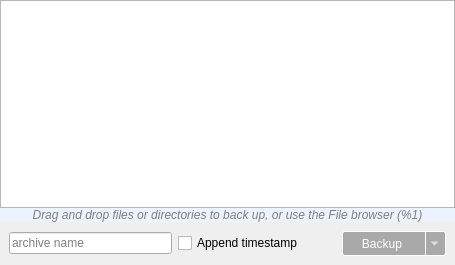
<?xml version="1.0" encoding="UTF-8"?>
<ui version="4.0">
 <class>BackupTabWidget</class>
 <widget class="QWidget" name="BackupTabWidget">
  <property name="geometry">
   <rect>
    <x>0</x>
    <y>0</y>
    <width>455</width>
    <height>265</height>
   </rect>
  </property>
  <layout class="QVBoxLayout" name="backupTabWidgetVerticalLayout">
   <property name="spacing">
    <number>0</number>
   </property>
   <property name="leftMargin">
    <number>0</number>
   </property>
   <property name="topMargin">
    <number>0</number>
   </property>
   <property name="rightMargin">
    <number>0</number>
   </property>
   <property name="bottomMargin">
    <number>0</number>
   </property>
   <item>
    <widget class="BackupListWidget" name="backupListWidget">
     <property name="contextMenuPolicy">
      <enum>Qt::ActionsContextMenu</enum>
     </property>
     <property name="acceptDrops">
      <bool>true</bool>
     </property>
     <property name="styleSheet">
      <string notr="true">#backupListWidget::item
{
selection-background-color: rgba(177,214,255,150);
}
</string>
     </property>
     <property name="tabKeyNavigation">
      <bool>false</bool>
     </property>
     <property name="alternatingRowColors">
      <bool>true</bool>
     </property>
     <property name="selectionMode">
      <enum>QAbstractItemView::ExtendedSelection</enum>
     </property>
     <property name="verticalScrollMode">
      <enum>QAbstractItemView::ScrollPerPixel</enum>
     </property>
     <property name="horizontalScrollMode">
      <enum>QAbstractItemView::ScrollPerPixel</enum>
     </property>
     <property name="layoutMode">
      <enum>QListView::Batched</enum>
     </property>
     <property name="uniformItemSizes">
      <bool>true</bool>
     </property>
     <property name="batchSize">
      <number>20</number>
     </property>
    </widget>
   </item>
   <item>
    <widget class="ElidedLabel" name="backupListInfoLabel">
     <property name="sizePolicy">
      <sizepolicy hsizetype="Ignored" vsizetype="Preferred">
       <horstretch>0</horstretch>
       <verstretch>0</verstretch>
      </sizepolicy>
     </property>
     <property name="font">
      <font>
       <italic>true</italic>
      </font>
     </property>
     <property name="toolTip">
      <string>Add files and directories using the File Browser &lt;span style=&quot;color:gray;font-size:small&quot;&gt;%1&lt;/span&gt;</string>
     </property>
     <property name="styleSheet">
      <string notr="true">QLabel {
color: gray;
background-color: rgba(237,243,254,255);
}</string>
     </property>
     <property name="text">
      <string>Drag and drop files or directories to back up, or use the File browser (%1)</string>
     </property>
     <property name="alignment">
      <set>Qt::AlignCenter</set>
     </property>
     <property name="elide" stdset="0">
      <string>Qt::ElideMiddle</string>
     </property>
    </widget>
   </item>
   <item>
    <widget class="QWidget" name="backupActionWidget" native="true">
     <property name="sizePolicy">
      <sizepolicy hsizetype="Preferred" vsizetype="Fixed">
       <horstretch>0</horstretch>
       <verstretch>0</verstretch>
      </sizepolicy>
     </property>
     <layout class="QHBoxLayout" name="backupActionWidgetHorizontalLayout">
      <item>
       <widget class="QLineEdit" name="backupNameLineEdit">
        <property name="sizePolicy">
         <sizepolicy hsizetype="Preferred" vsizetype="Fixed">
          <horstretch>0</horstretch>
          <verstretch>0</verstretch>
         </sizepolicy>
        </property>
        <property name="maximumSize">
         <size>
          <width>16777215</width>
          <height>16777215</height>
         </size>
        </property>
        <property name="toolTip">
         <string>Resulting Archive name</string>
        </property>
        <property name="text">
         <string notr="true"/>
        </property>
        <property name="placeholderText">
         <string>archive name</string>
        </property>
        <property name="clearButtonEnabled">
         <bool>true</bool>
        </property>
       </widget>
      </item>
      <item>
       <widget class="QCheckBox" name="appendTimestampCheckBox">
        <property name="sizePolicy">
         <sizepolicy hsizetype="Maximum" vsizetype="Fixed">
          <horstretch>0</horstretch>
          <verstretch>0</verstretch>
         </sizepolicy>
        </property>
        <property name="toolTip">
         <string>Append current timestamp to the backup name</string>
        </property>
        <property name="text">
         <string>Append timestamp</string>
        </property>
        <property name="checked">
         <bool>false</bool>
        </property>
       </widget>
      </item>
      <item>
       <spacer name="horizontalSpacer">
        <property name="orientation">
         <enum>Qt::Horizontal</enum>
        </property>
        <property name="sizeType">
         <enum>QSizePolicy::Maximum</enum>
        </property>
        <property name="sizeHint" stdset="0">
         <size>
          <width>20</width>
          <height>20</height>
         </size>
        </property>
       </spacer>
      </item>
      <item>
       <widget class="QLabel" name="backupDetailLabel">
        <property name="sizePolicy">
         <sizepolicy hsizetype="Maximum" vsizetype="Preferred">
          <horstretch>0</horstretch>
          <verstretch>0</verstretch>
         </sizepolicy>
        </property>
        <property name="toolTip">
         <string>Current backup selection stats</string>
        </property>
        <property name="styleSheet">
         <string notr="true">QLabel {
color: gray;
}</string>
        </property>
       </widget>
      </item>
      <item>
       <widget class="QToolButton" name="backupButton">
        <property name="enabled">
         <bool>false</bool>
        </property>
        <property name="sizePolicy">
         <sizepolicy hsizetype="Maximum" vsizetype="Fixed">
          <horstretch>0</horstretch>
          <verstretch>0</verstretch>
         </sizepolicy>
        </property>
        <property name="styleSheet">
         <string notr="true">QToolButton
{
background: rgba(64,152,212,255);
border: 1px solid white;
border-radius: 2px;
color: white;
font-size: 12px;
padding-right: 24px;
width: 75px;
height: 20px;
}
QToolButton:hover {
border: 1px solid grey;
}

QToolButton:pressed {
border: 1px solid grey;
background: white;
color: black;
padding-left: 2px;
padding-top: 2px;
}

QToolButton:disabled
{
background: darkgrey;
}

QToolButton:focus
{
border: 1px solid grey;
background: white;
color: black;
}

QToolButton::menu-button
{
border-left: 1px solid white;
margin-top: 1px;
margin-bottom: 1px;
width: 16px;
margin-right: 4px;
}

QToolButton::menu-button:active
{
border-left: 1px solid grey;
}

QToolButton QMenu
{
text-align: center;
}</string>
        </property>
        <property name="text">
         <string>Backup</string>
        </property>
        <property name="popupMode">
         <enum>QToolButton::MenuButtonPopup</enum>
        </property>
        <property name="toolButtonStyle">
         <enum>Qt::ToolButtonTextOnly</enum>
        </property>
       </widget>
      </item>
     </layout>
    </widget>
   </item>
  </layout>
  <action name="actionBrowseItems">
   <property name="icon">
    <iconset resource="../resources/resources.qrc">
     <normaloff>:/icons/magnifying-glass.png</normaloff>:/icons/magnifying-glass.png</iconset>
   </property>
   <property name="text">
    <string>Open File Browser</string>
   </property>
   <property name="toolTip">
    <string>Set files and directories for the Backup tab</string>
   </property>
   <property name="shortcut">
    <string>Ctrl+O</string>
   </property>
  </action>
  <action name="actionBackupMorphIntoJob">
   <property name="icon">
    <iconset resource="../resources/resources.qrc">
     <normaloff>:/icons/hard-drive.png</normaloff>:/icons/hard-drive.png</iconset>
   </property>
   <property name="text">
    <string>Morph into Job</string>
   </property>
   <property name="toolTip">
    <string>Create Job from current Backup list</string>
   </property>
  </action>
  <action name="actionBackupNow">
   <property name="icon">
    <iconset resource="../resources/resources.qrc">
     <normaloff>:/logos/tarsnap-icon.png</normaloff>:/logos/tarsnap-icon.png</iconset>
   </property>
   <property name="text">
    <string>Backup</string>
   </property>
   <property name="toolTip">
    <string>Backup now &lt;span style=&quot;color:gray;font-size:small&quot;&gt;%1&lt;/span&gt;</string>
   </property>
   <property name="shortcut">
    <string>Ctrl+B</string>
   </property>
  </action>
  <action name="actionAddFiles">
   <property name="icon">
    <iconset resource="../resources/resources.qrc">
     <normaloff>:/icons/file.png</normaloff>:/icons/file.png</iconset>
   </property>
   <property name="text">
    <string>Add file(s)</string>
   </property>
   <property name="toolTip">
    <string>Browse for files to add to the Backup list</string>
   </property>
  </action>
  <action name="actionAddDirectory">
   <property name="icon">
    <iconset resource="../resources/resources.qrc">
     <normaloff>:/icons/folder.png</normaloff>:/icons/folder.png</iconset>
   </property>
   <property name="text">
    <string>Add directory</string>
   </property>
   <property name="toolTip">
    <string>Browse for directory to add to the Backup list</string>
   </property>
  </action>
  <action name="actionClearList">
   <property name="icon">
    <iconset resource="../resources/resources.qrc">
     <normaloff>:/icons/circle-x.png</normaloff>:/icons/circle-x.png</iconset>
   </property>
   <property name="text">
    <string>Clear list</string>
   </property>
   <property name="toolTip">
    <string>Clear list</string>
   </property>
   <property name="shortcut">
    <string>Ctrl+Backspace</string>
   </property>
  </action>
 </widget>
 <customwidgets>
  <customwidget>
   <class>ElidedLabel</class>
   <extends>QLabel</extends>
   <header>../widgets/elidedlabel.h</header>
  </customwidget>
  <customwidget>
   <class>BackupListWidget</class>
   <extends>QListWidget</extends>
   <header>widgets/backuplistwidget.h</header>
  </customwidget>
 </customwidgets>
 <tabstops>
  <tabstop>backupListWidget</tabstop>
  <tabstop>backupNameLineEdit</tabstop>
  <tabstop>appendTimestampCheckBox</tabstop>
  <tabstop>backupButton</tabstop>
 </tabstops>
 <resources>
  <include location="../resources/resources.qrc"/>
 </resources>
 <connections/>
</ui>
